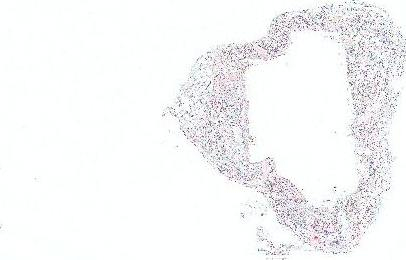
#> input picture photo/raw/photo_10_2024-10-12_17-48-51.jpg, 406 x 260 px
$ python -i process.py   (imports and definitions only)
#> lines starting #> are read from the running program, lines starting #| are printed output that depends on the picture; after the words box and inside, x2 and y2 are one past the last pixel; in counts of white or black regions, pixels touching at a corner belong together
#> further down, picture is the input picture: shape (260, 406, 3); mean B, G, R 246.6, 246, 245.4
import cv2
import numpy as np


def resize_image(image, max_width, max_height, divider=4):
    return cv2.resize(
        image,
        (max_width // divider, max_height // divider),
        interpolation=cv2.INTER_AREA,
    )


def remove_background(image):
    gray = cv2.cvtColor(image, cv2.COLOR_BGR2GRAY)
    _, threshed = cv2.threshold(gray, 240, 255, cv2.THRESH_BINARY_INV)
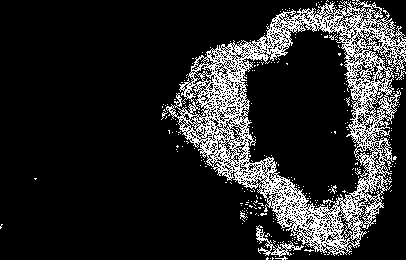
#> threshed: shape (260, 406); 15.6% white in thin lines or dots

    kernel = cv2.getStructuringElement(cv2.MORPH_ELLIPSE, (11, 11))
    morphed = cv2.morphologyEx(threshed, cv2.MORPH_CLOSE, kernel)
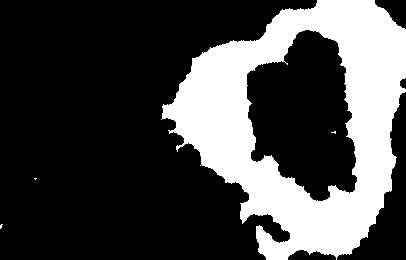
#> morphed: shape (260, 406); 28.1% white; 4 white regions (3 under 20 px)

    contours = cv2.findContours(morphed, cv2.RETR_EXTERNAL, cv2.CHAIN_APPROX_SIMPLE)[-2]
#> contours = 3 contours, 2 with area under 20; largest, box (x1, y1, x2, y2) and area: (161, 0, 406, 260) 42185

    if not contours:
        return None

    contour = max(contours, key=cv2.contourArea)
#> contour = contour of 410 points, box (x1, y1, x2, y2) (161, 0, 406, 260), area 42185

    x, y, w, h = cv2.boundingRect(contour)
#> x = 161; y = 0; w = 245; h = 260
    result = image[y : y + h, x : x + w]
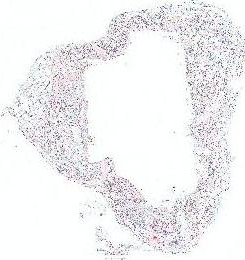
#> result: shape (260, 245, 3); mean B, G, R 241.3, 240.1, 240.1

    b_channel, g_channel, r_channel = cv2.split(result)
    alpha_channel = np.ones(b_channel.shape, dtype=b_channel.dtype) * 255
    alpha_channel[morphed[y : y + h, x : x + w] == 0] = 0

    result = cv2.merge((b_channel, g_channel, r_channel, alpha_channel))
#> result: shape (260, 245, 4)

    return result


def process_images(images):
    max_width = 0
    max_height = 0
    cropped_images = []
    result = []

    for image in images:
        image_bg_rmd = remove_background(image)

        if image_bg_rmd is not None:
            h, w = image_bg_rmd.shape[:2]
            max_width = max(max_width, w)
            max_height = max(max_height, h)
            cropped_images.append(image_bg_rmd)

    for image_bg_rmd in cropped_images:
        resized_image = resize_image(image_bg_rmd, max_width, max_height)
        result.append(resized_image)

    return result

>>> import cv2
>>> picture = cv2.imread('../photo/raw/photo_10_2024-10-12_17-48-51.jpg')
>>> result = remove_background(picture)

$ run again, on photo/raw/photo_11_2024-10-12_17-48-51.jpg
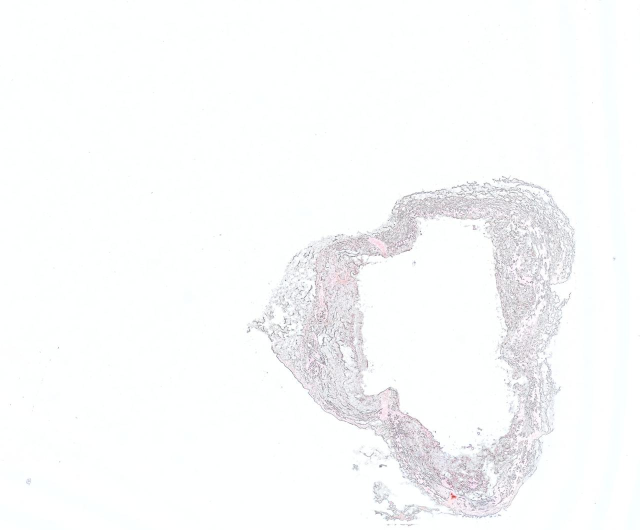
#> input picture photo/raw/photo_11_2024-10-12_17-48-51.jpg, 1280 x 1060 px (shown at 1/2 size)
#> picture is the input picture: shape (1060, 1280, 3); mean B, G, R 250.7, 250.3, 249.5
#> in remove_background, `_, threshed = cv2.threshold(gray, 240, 255, cv2.THRESH_BINARY_INV)`:
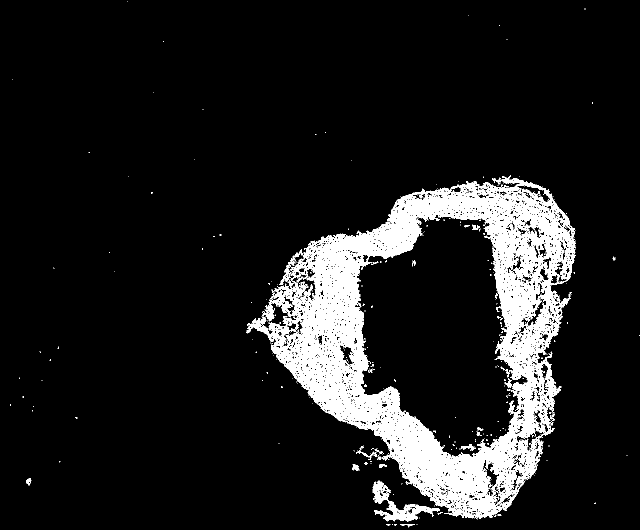
#> threshed: shape (1060, 1280) (shown at 1/2 size); 10.1% white; 587 white regions (552 under 20 px), largest, box (x1, y1, x2, y2) and area: (493, 351, 1151, 1037) 131536, (745, 961, 879, 1044) 2741, (559, 530, 583, 570) 278
#> morphed: shape (1060, 1280); 14% white; 73 white regions (68 under 20 px)
#> contours = 60 contours, 56 with area under 20; largest, box (x1, y1, x2, y2) and area: (493, 351, 1152, 1055) 291495, (704, 928, 719, 942) 126, (52, 956, 63, 971) 84, (1225, 512, 1232, 521) 25
#> contour = contour of 1431 points, box (x1, y1, x2, y2) (493, 351, 1152, 1055), area 291495
#> x = 493; y = 351; w = 659; h = 704
#> in remove_background, `result = image[y : y + h, x : x + w]`:
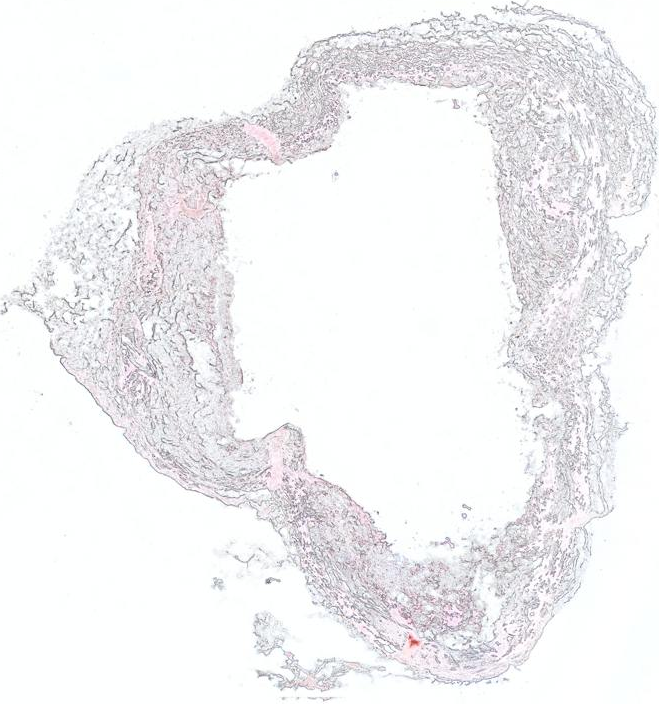
#> result: shape (704, 659, 3); mean B, G, R 243.1, 241.4, 241.6
